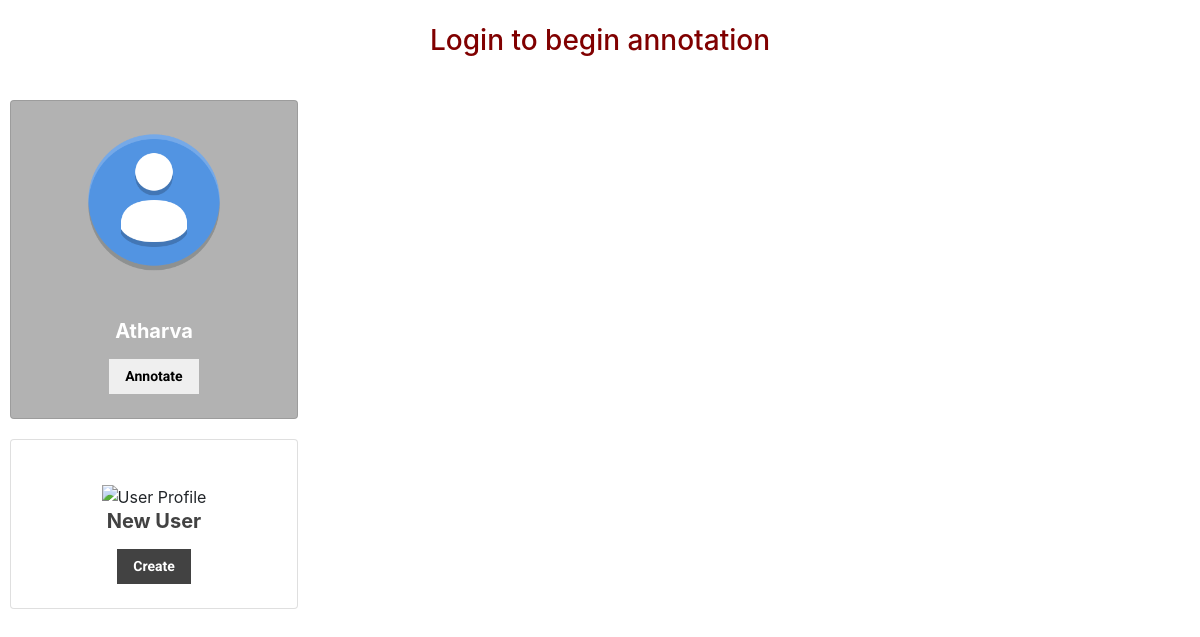
Before: / with the older database file.
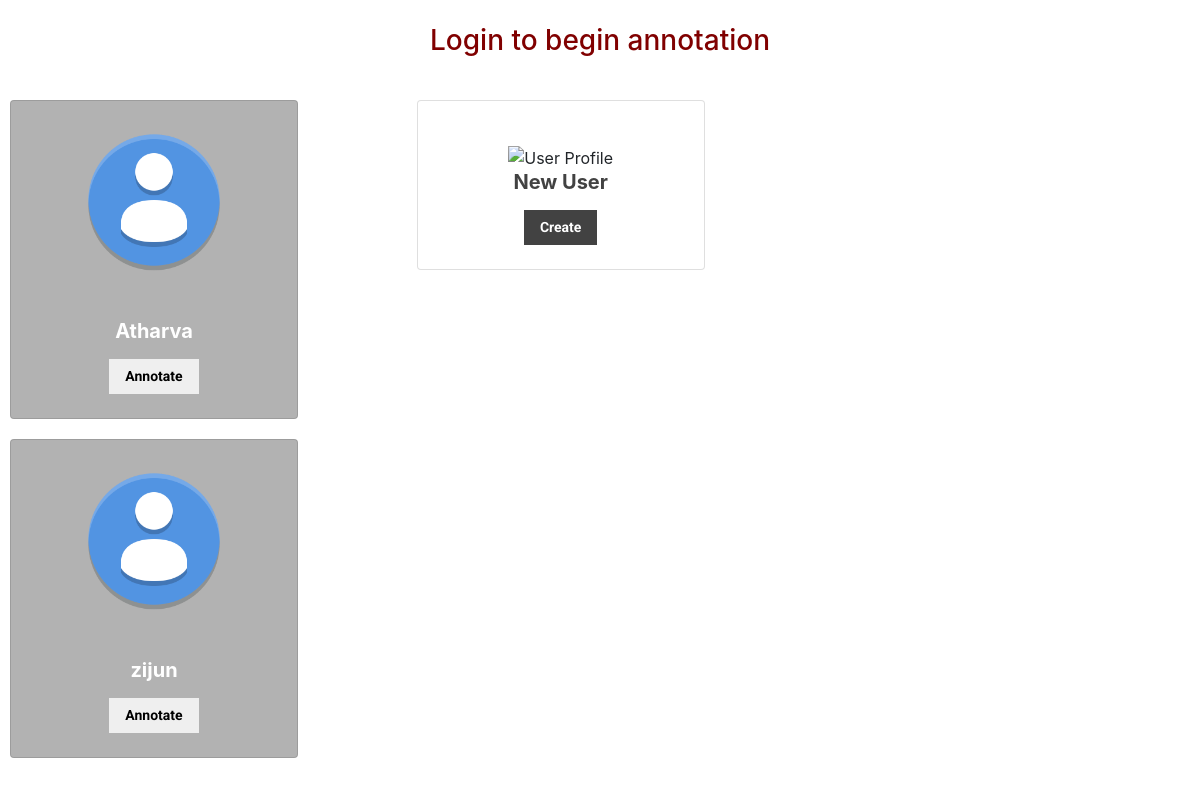
After: the same page with the newer database file.
### tables this page shows
CREATE TABLE users (id INTEGER PRIMARY KEY AUTOINCREMENT, username TEXT NOT NULL UNIQUE, email TEXT, password TEXT);

### server.py (the view)
@app.route('/',methods=['GET','POST'])
def index():
    db = Database("data.sqlite")
    db.addTable("users",
                id="INTEGER PRIMARY KEY AUTOINCREMENT",
                username="text NOT NULL UNIQUE",
                email="text",
                password="text")
    USERS = db.allTableColumns("users").get("username",[])
    db.close()
    return render_template("index.html", USERS=USERS)

### backend/database.py (called while the page is built)
    def execute(self, query):
        self.cursor.execute(query)
        return self.cursor.fetchall()

    def addTable(self, table_name, **fields):
        query = f"CREATE TABLE IF NOT EXISTS {table_name} "
        predicate = "("+", ".join([f"{k} {v.upper()}" for k,v in fields.items()])+");"
        self.execute(query+predicate)
        self.db.commit()

    def allTables(self):
        tables = self.execute("SELECT name FROM sqlite_master WHERE type='table';")
        table_dict = {}
        for table in tables:
            table_dict[table["name"]] = table
        return table_dict

    def allTableRows(self, table_name):
        rows = self.execute(f"SELECT * FROM {table_name}")
        records = []
        for row in rows:
            records.append(dict(row))
        return records

    def allTableColumns(self, table_name):
        import pandas as pd
        rows = self.allTableRows(table_name)
        columns = {}
        df = pd.DataFrame(rows)
        for column in df:
            columns[column] = list(df[column])
        return columns

    def allTableNames(self):
        return list(self.tables.keys())

    def close(self):
        self.db.close()

### server.py (called while the page is built)
@app.teardown_appcontext
def close(error):
    pass

### templates/index.html (shortened to what this page needs)
<!DOCTYPE html>
<html lang="en">
    <head>
        <link rel="stylesheet" href="{{ url_for('static',filename='css/index.css') }}" />
        <link rel="stylesheet" href="{{ url_for('static',filename='css/template.css') }}" />
        <link rel="stylesheet" href="https://maxcdn.bootstrapcdn.com/bootstrap/4.0.0/css/bootstrap.min.css">
    </head>
    <body>
        <header>
            <br>
            <h3 style="text-align: center; color: maroon;">Login to begin annotation</h3>
            <br>
        </header>
        <div class="card-columns">
            {%for user in USERS%}
                <div class="card" style="width: 18rem; text-align: center; margin: 10px; background-color: #b2b2b2;">
                    <br>
                    <div style="margin-left: auto; margin-right: auto;">
                        <img src="{{ url_for('static',filename='avatar.png') }}" alt="User Profile" width="150px">
                    </div>
                    <br>
                    <div class="card-body">
                    <h5 class="card-title" style="color: white; font-weight: bold;">{{ user }}</h5>
                    <button onclick="window.location.href='/login?user={{ user }}'" class="button">Annotate</button>
                    </div>
                </div>
            {% endfor %}
            <div class="card" style="width: 18rem; text-align: center; margin: 10px; background-color: #fff;">
                <br>
                <div class="card-body">
                    <div style="margin-left: auto; margin-right: auto;">
                        <img src="https://cdn.dribbble.com/users/2026891/screenshots/5620975/dribbble-2.png" alt="User Profile" width="250px">
                    </div>
                    <h5 class="card-title" style="color: #424242; font-weight: bold;">New User</h5>
                    <button onclick="window.location.href='/register'" class="button_dark">Create</button>
                </div>
            </div>
        </div>
    </body>
</html>

### static/css/template.css (style rules this page uses)
.button { border: none; padding: 7px 16px; text-align: center; text-decoration: none; display: inline-block; font-size: 14px; margin: 4px 2px; font-family: 'Roboto'; font-weight: bold; cursor: pointer; }
.button_dark { border: none; padding: 7px 16px; text-align: center; text-decoration: none; display: inline-block; font-size: 14px; margin: 4px 2px; background-color: #424242; color: #fff; font-family: 'Roboto'; font-weight: bold; cursor: pointer; }

Changed rows visible on the page:
added users: username "zijun"
